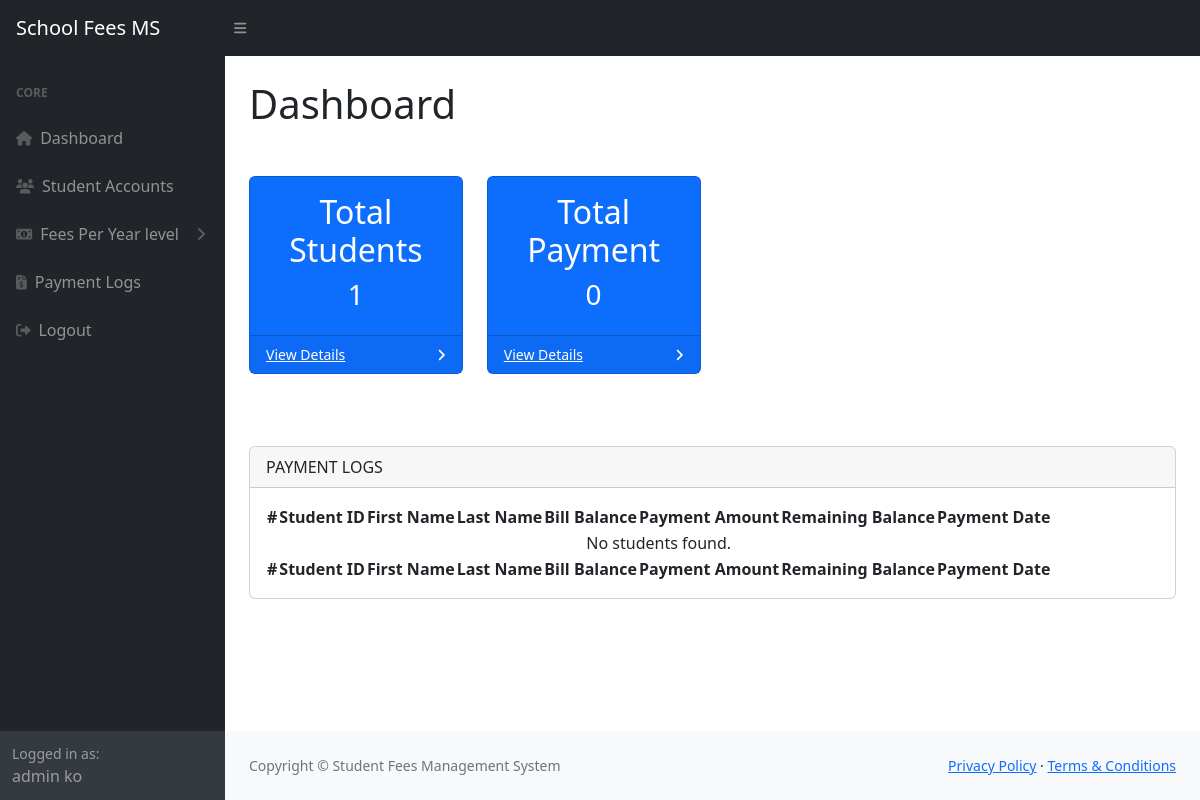
/admin/admin-dashboard.php, run on an earlier commit of the app's database.
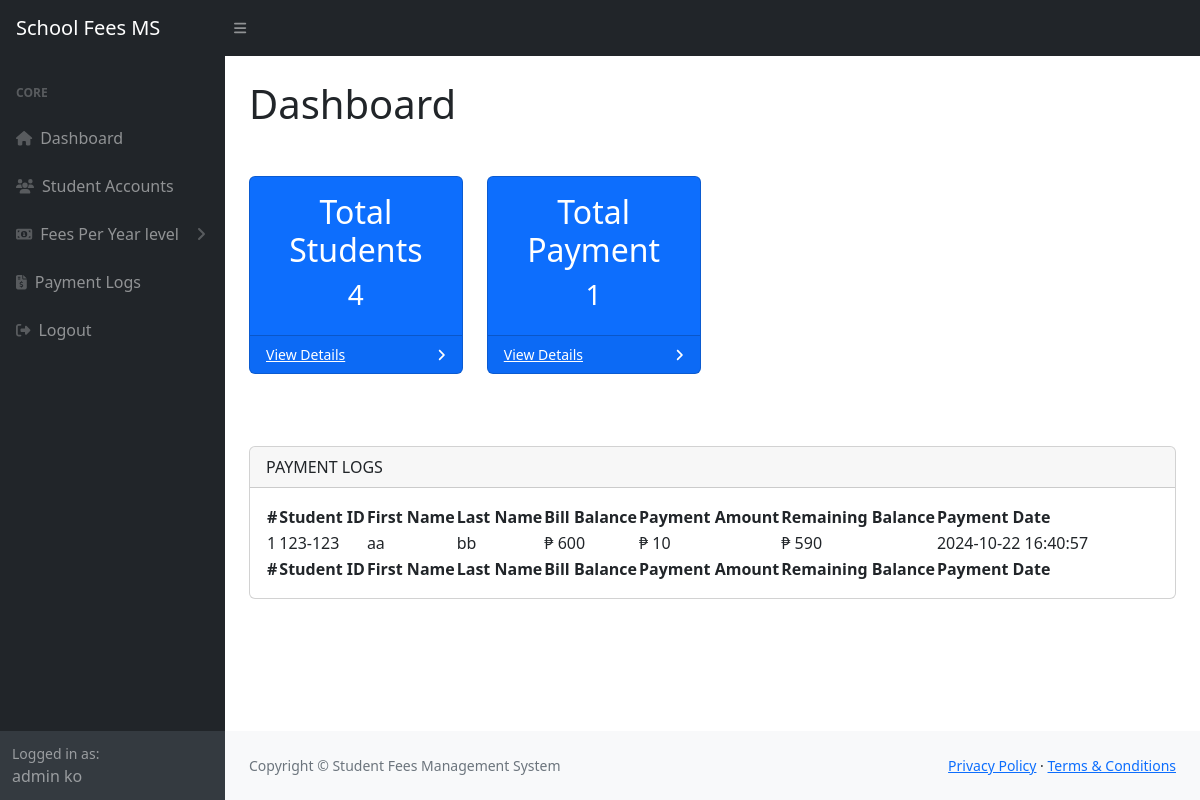
And on a later commit of the database.
### tables this page shows
CREATE TABLE `accounts` (
  `id` int(11) NOT NULL,
  `profile_pic` varchar(200) NOT NULL,
  `first_name` varchar(80) NOT NULL,
  `last_name` varchar(80) NOT NULL,
  `email` varchar(100) NOT NULL,
  `password` varchar(100) NOT NULL,
  `school_id` varchar(100) NOT NULL,
  `year_level` varchar(100) NOT NULL,
  `bill_balance` int(20) NOT NULL,
  `user_type` varchar(30) NOT NULL,
  `date_registered` datetime NOT NULL DEFAULT current_timestamp()
);

CREATE TABLE `payment` (
  `id` int(11) NOT NULL,
  `student_id` varchar(20) NOT NULL,
  `first_name` varchar(80) NOT NULL,
  `last_name` varchar(80) NOT NULL,
  `bill_balance` int(20) NOT NULL,
  `payment_amount` int(20) NOT NULL,
  `remaining_balance` int(20) NOT NULL,
  `payment_date` datetime NOT NULL DEFAULT current_timestamp()
);

### admin/admin-dashboard.php (the view, shortened to what the changed rows need)
<?php include("adminHeader.php");
?>
<main>
    <div class="container-fluid px-4">
        <h1 class="mt-4">Dashboard</h1>
        <div class="row mt-5">
            <div class="col-xl-3 col-md-5">
                <div class="card bg-primary mb-4">
                    <div class="card-body text-center text-white">
                        <h2>Total Students</h2>
                        <?php
                            $query = "SELECT * FROM accounts WHERE user_type = 'student'";
                            $run_query = mysqli_query($connection, $query);
                            if ($run_query) {
                                $row = mysqli_num_rows($run_query);
                                echo '<h3>' . $row . '</h3>';
                            } else {
                                echo '<h3>Error: Could not retrieve data.</h3>';
                            }
                        ?>
                    </div>
                </div>
            </div>
            <div class="col-xl-3 col-md-5">
                <div class="card bg-primary mb-4">
                    <div class="card-body text-center text-white">
                        <h2>Total Payment</h2>
                        <?php
                            $query = "SELECT * FROM payment";
                            $run_query = mysqli_query($connection, $query);
                            if ($run_query) {
                                $row = mysqli_num_rows($run_query);
                                echo '<h3>' . $row . '</h3>';
                            } else {
                                echo '<h3>Error: Could not retrieve data.</h3>';
                            }
                        ?>
                    </div>
                </div>
            </div>
        </div>
        <div class="card mt-5">
            <div class="card-body">
                <table id="datatablesSimple">
                    <thead>
                        <tr>
                            <th>#</th>
                            <th>Student ID</th>
                            <th>First Name</th>
                            <th>Last Name</th>
                            <th>Bill Balance</th>
                            <th>Payment Amount</th>
                            <th>Remaining Balance</th>
                            <th>Payment Date</th>
                        </tr>
                    </thead>
                    <tfoot>
                        <tr>
                            <th>#</th>
                            <th>Student ID</th>
                            <th>First Name</th>
                            <th>Last Name</th>
                            <th>Bill Balance</th>
                            <th>Payment Amount</th>
                            <th>Remaining Balance</th>
                            <th>Payment Date</th>
                        </tr>
                    </tfoot>
                    <tbody>
                        <?php
                        $sql = "SELECT * FROM payment ORDER BY id DESC";
                        $result = $connection->query($sql);
                        if ($result->num_rows > 0) {
                            $count = 1;
                            while ($row = $result->fetch_assoc()) {
                                echo "<tr>
                                            <td>{$count}</td>
                                            <td>{$row['student_id']}</td>
                                            <td>{$row['first_name']}</td>
                                            <td>{$row['last_name']}</td>
                                            <td>₱ {$row['bill_balance']}</td>
                                            <td>₱ {$row['payment_amount']}</td>
                                            <td>₱ {$row['remaining_balance']}</td>
                                            <td>{$row['payment_date']}</td>
                                        </tr>";
                                $count++;
                            }
                        } else {
                            echo "<tr><td colspan='8' class='text-center'>No students found.</td></tr>";
                        }
                        ?>
                    </tbody>
                </table>
            </div>
        </div>
    </div>
</main>
<?php include("../includes/footer.php"); ?>
<?php include("../includes/scripts.php"); ?>

### admin/adminHeader.php (shortened to what the changed rows need)
<?php
    include('../database/connection.php');
    $sql = "SELECT * FROM accounts WHERE user_type = 'admin'";
    $result = $connection->query($sql);
    if ($result->num_rows > 0) {
        $user = $result->fetch_assoc();
    } else {
        die('User not found.');
    }
?>
<!DOCTYPE html>
<html lang="en">
    <head>
        <link href="https://cdn.jsdelivr.net/npm/simple-datatables@7.1.2/dist/style.min.css" rel="stylesheet" />
        <link href="../css/styles.css" rel="stylesheet" />
    </head>
    <body class="sb-nav-fixed">
        <div id="layoutSidenav">
            <div id="layoutSidenav_nav">
                <nav class="sb-sidenav accordion sb-sidenav-dark" id="sidenavAccordion">
                    <div class="sb-sidenav-menu">
                        <div class="nav">
                        </div>
                    </div>
                    <div class="sb-sidenav-footer">
                        <div class="small">Logged in as:</div>
                        <?php echo $user['first_name'] . ' ' . $user['last_name']; ?>
                    </div>
                </nav>
            </div>
            <div id="layoutSidenav_content">

What changed in the data, as far as the page shows it:
added payment: student "123-123", first_name "aa", last_name "bb", bill_balance "600", payment_amount "10", remaining_balance "590", payment_date "2024-10-22 16:40:57"
Also different on the page:
$row: "1" → "4"
$row: "0" → "1"
text no longer shown: "No students found."
